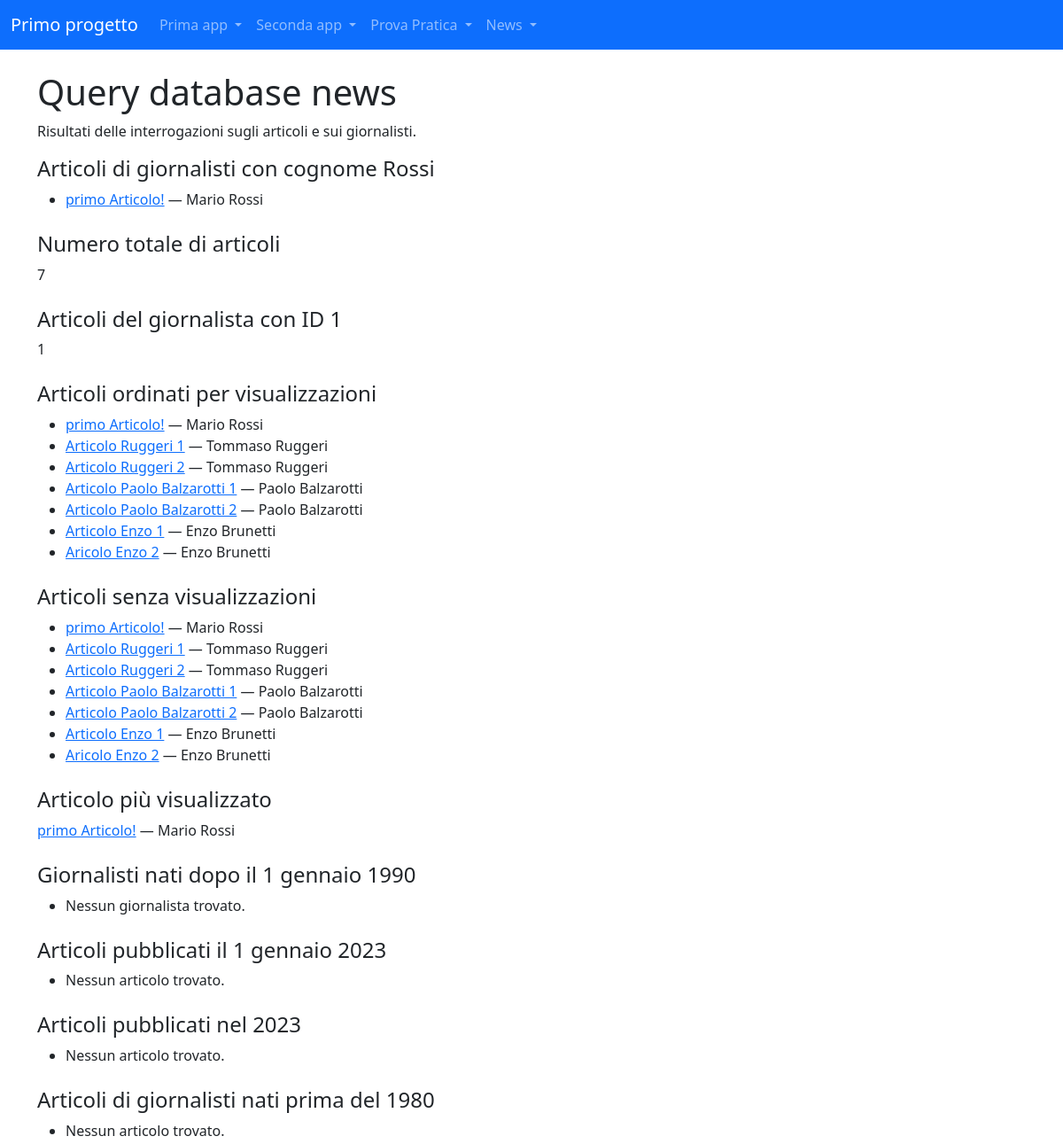
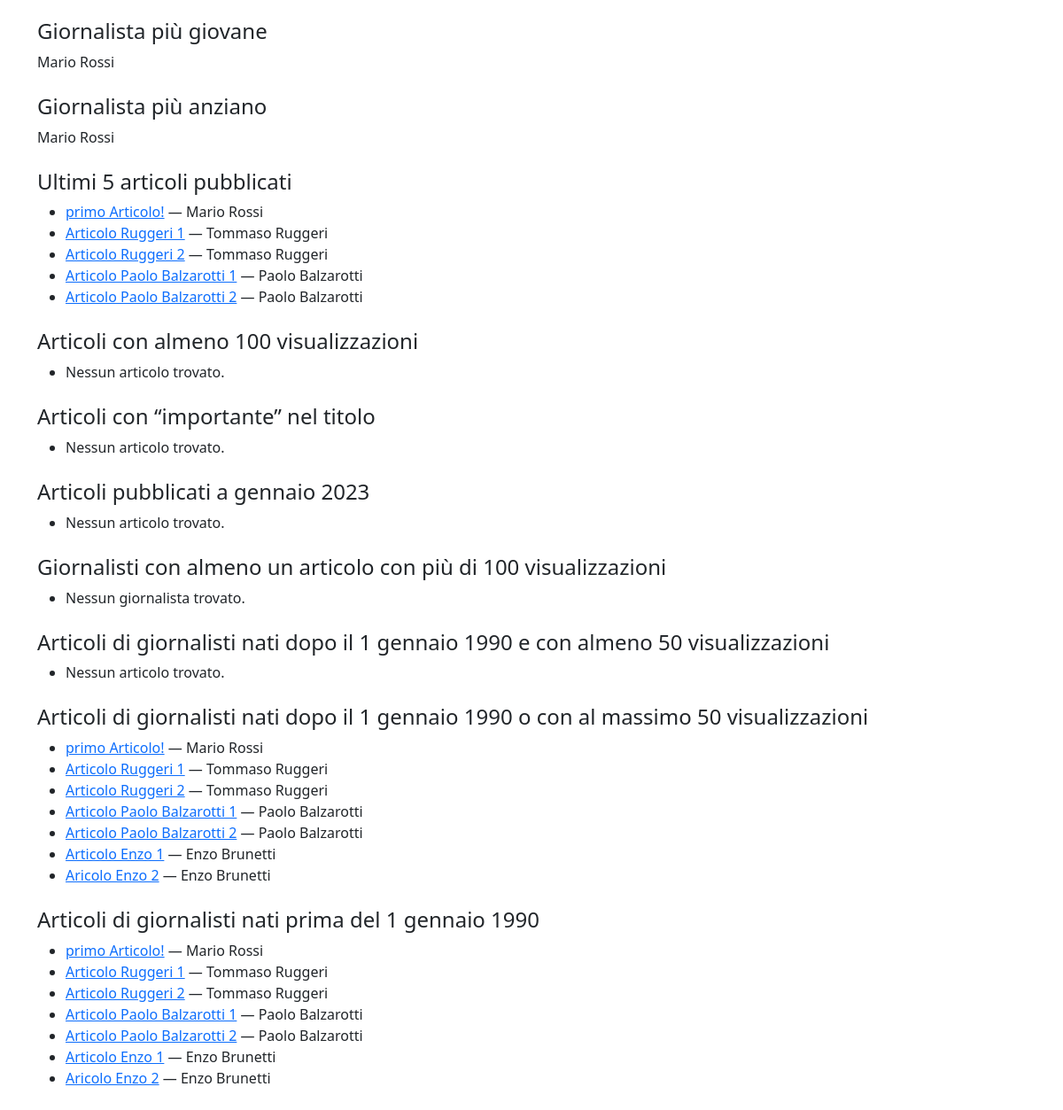
Page /news/query/ on the committed database (2 pictures, top to bottom).
### news/models.py (models this page shows, shortened)
class Articolo(models.Model):
    titolo = models.CharField(max_length=100)
    contenuto = models.TextField()
    giornalista = models.ForeignKey(Giornalista, on_delete=models.CASCADE, related_name='articoli')
    data = models.DateField(null=True, blank=True)
    visualizzazioni = models.PositiveIntegerField(default=0)
    class Meta:
        verbose_name = "Articolo"
        verbose_name_plural = "Articoli"

class Giornalista(models.Model):
    nome = models.CharField(max_length=20)
    cognome = models.CharField(max_length=20)
    anno_di_nascita = models.DateField(null=True, blank=True)
    def __str__(self):
        return self.nome + " " + self.cognome
    class Meta:
        verbose_name = "Giornalista"
        verbose_name_plural = "Giornalisti"

### news/views.py (the view)
# urls.py: path("query/", queryBase, name="query"),
def queryBase(request):
    articoli_cognome = Articolo.objects.filter(giornalista__cognome="Rossi")
    numero_totale = Articolo.objects.count()
    numero_articoli_giornalista_1 = Articolo.objects.filter(giornalista_id=1).count()
    articoli_ordinati = Articolo.objects.order_by("-visualizzazioni")
    articoli_senza_visual = Articolo.objects.filter(visualizzazioni=0)
    articolo_piu_visualizzato = Articolo.objects.order_by("-visualizzazioni").first()
    giornalisti_data = Giornalista.objects.filter(anno_di_nascita__gt=datetime.date(1990, 1, 1))
    articoli_del_giorno = Articolo.objects.filter(data=datetime.date(2023, 1, 1))
    articoli_periodo = Articolo.objects.filter(data__range=(datetime.date(2023, 1, 1), datetime.date(2023, 12, 31)))
    giornalisti_nati = Giornalista.objects.filter(anno_di_nascita__lt=datetime.date(1980, 1, 1))
    articoli_giornalisti = Articolo.objects.filter(giornalista__in=giornalisti_nati)
    giornalista_giovane = Giornalista.objects.order_by('anno_di_nascita').first()
    giornalista_anziano = Giornalista.objects.order_by('-anno_di_nascita').first()
    ultimi = Articolo.objects.order_by('-data')[:5]
    articoli_minime_visualizzazioni = Articolo.objects.filter(visualizzazioni__gte=100)
    articoli_parola = Articolo.objects.filter(titolo__icontains='importante')
    articoli_mese_anno = Articolo.objects.filter(data__month=1, data__year=2023)
    giornalisti_con_articoli_popolari = Giornalista.objects.filter(articoli__visualizzazioni__gte=100).distinct()
    """
    spiegazione dettagliata:
    Giornalista.objects: Inizia dalla classe del modello Giornalista.
    .filter(articoli__visualizzazioni__gte=100): Utilizza il metodo filter() per filtrare i giornalisti
    in base al campo visualizzazioni nel modello Articolo. La notazione articoli__visualizzazioni indica
    che si sta seguendo la relazione inversa dalla classe Giornalista alla classe Articolo attraverso
    il campo ForeignKey giornalista nel modello Articolo.
    .distinct(): E' un metodo assicura che i risultati siano distinti, eliminando eventuali duplicati.
    In questo caso, ciò è utile perché un giornalista potrebbe essere associato a più articoli che soddisfano
    il criterio, e vogliamo ottenere solo una volta ogni giornalista che ha scritto almeno un articolo popolare.
    """
    data = datetime.date(1990, 1, 1)
    visualizzazioni = 50
    articoli_con_and = Articolo.objects.filter(giornalista__anno_di_nascita__gt=data, visualizzazioni__gte=visualizzazioni)
    from django.db.models import Q
    articoli_con_or = Articolo.objects.filter(Q(giornalista__anno_di_nascita__gt=data) | Q(visualizzazioni__lte=visualizzazioni))
    articoli_con_not = Articolo.objects.filter(~Q(giornalista__anno_di_nascita__lt=data))
    articoli_con_not = Articolo.objects.exclude(giornalista__anno_di_nascita__lt=data)
    context = {
        'articoli_cognome': articoli_cognome,
        'numero_totale': numero_totale,
        'numero_articoli_giornalista_1': numero_articoli_giornalista_1,
        'articoli_ordinati': articoli_ordinati,
        'articoli_senza_visual': articoli_senza_visual,
        'articolo_piu_visualizzato': articolo_piu_visualizzato,
        'giornalisti_data': giornalisti_data,
        'articoli_del_giorno': articoli_del_giorno,
        'articoli_periodo': articoli_periodo,
        'articoli_giornalisti': articoli_giornalisti,
        'giornalista_giovane': giornalista_giovane,
        'giornalista_anziano': giornalista_anziano,
        'ultimi': ultimi,
        'articoli_minime_visualizzazioni': articoli_minime_visualizzazioni,
        'articoli_parola': articoli_parola,
        'articoli_mese_anno': articoli_mese_anno,
        'giornalisti_con_articoli_popolari': giornalisti_con_articoli_popolari,
        'articoli_con_and': articoli_con_and,
        'articoli_con_or': articoli_con_or,
        'articoli_con_not': articoli_con_not,
    }
    context['query_results'] = [
        {'label': 'Articoli di giornalisti con cognome Rossi', 'type': 'articles', 'value': articoli_cognome},
        {'label': 'Numero totale di articoli', 'type': 'count', 'value': numero_totale},
        {'label': 'Articoli del giornalista con ID 1', 'type': 'count', 'value': numero_articoli_giornalista_1},
        {'label': 'Articoli ordinati per visualizzazioni', 'type': 'articles', 'value': articoli_ordinati},
        {'label': 'Articoli senza visualizzazioni', 'type': 'articles', 'value': articoli_senza_visual},
        {'label': 'Articolo più visualizzato', 'type': 'article', 'value': articolo_piu_visualizzato},
        {'label': 'Giornalisti nati dopo il 1 gennaio 1990', 'type': 'journalists', 'value': giornalisti_data},
        {'label': 'Articoli pubblicati il 1 gennaio 2023', 'type': 'articles', 'value': articoli_del_giorno},
        {'label': 'Articoli pubblicati nel 2023', 'type': 'articles', 'value': articoli_periodo},
        {'label': 'Articoli di giornalisti nati prima del 1980', 'type': 'articles', 'value': articoli_giornalisti},
        {'label': 'Giornalista più giovane', 'type': 'journalist', 'value': giornalista_giovane},
        {'label': 'Giornalista più anziano', 'type': 'journalist', 'value': giornalista_anziano},
        {'label': 'Ultimi 5 articoli pubblicati', 'type': 'articles', 'value': ultimi},
        {'label': 'Articoli con almeno 100 visualizzazioni', 'type': 'articles', 'value': articoli_minime_visualizzazioni},
        {'label': 'Articoli con “importante” nel titolo', 'type': 'articles', 'value': articoli_parola},
        {'label': 'Articoli pubblicati a gennaio 2023', 'type': 'articles', 'value': articoli_mese_anno},
        {'label': 'Giornalisti con almeno un articolo con più di 100 visualizzazioni', 'type': 'journalists', 'value': giornalisti_con_articoli_popolari},
        {'label': 'Articoli di giornalisti nati dopo il 1 gennaio 1990 e con almeno 50 visualizzazioni', 'type': 'articles', 'value': articoli_con_and},
        {'label': 'Articoli di giornalisti nati dopo il 1 gennaio 1990 o con al massimo 50 visualizzazioni', 'type': 'articles', 'value': articoli_con_or},
        {'label': 'Articoli di giornalisti nati prima del 1 gennaio 1990', 'type': 'articles', 'value': articoli_con_not},
    ]
    return render(request, "news/query.html", context)

### news/templates/news/query.html (shortened to what this page needs)
{% extends 'base.html' %}
{% block content %}
    <h1>Query database news</h1>
    <p>Risultati delle interrogazioni sugli articoli e sui giornalisti.</p>
    {% for result in query_results %}
        <section class="mb-4">
            <h2 class="h4">{{ result.label }}</h2>
            {% if result.type == 'count' %}
                <p>{{ result.value }}</p>
            {% elif result.type == 'articles' %}
                <ul>
                    {% for articolo in result.value %}
                        <li>
                            <a href="{% url 'news:articolo_details' articolo.pk %}">{{ articolo.titolo }}</a>
                            — {{ articolo.giornalista }}
                        </li>
                    {% empty %}
                        <li>Nessun articolo trovato.</li>
                    {% endfor %}
                </ul>
            {% elif result.type == 'article' %}
                {% if result.value %}
                    <p><a href="{% url 'news:articolo_details' result.value.pk %}">{{ result.value.titolo }}</a> — {{ result.value.giornalista }}</p>
                {% else %}
                    <p>Nessun articolo trovato.</p>
                {% endif %}
            {% elif result.type == 'journalists' %}
                <ul>
                    {% for giornalista in result.value %}
                        <li>{{ giornalista }} — <a href="{% url 'news:lista_articoli_giornalista' giornalista.pk %}">Vedi gli articoli</a></li>
                    {% empty %}
                        <li>Nessun giornalista trovato.</li>
                    {% endfor %}
                </ul>
            {% elif result.type == 'journalist' %}
                {% if result.value %}
                    <p>{{ result.value }}</p>
                {% else %}
                    <p>Nessun giornalista trovato.</p>
                {% endif %}
            {% endif %}
        </section>
    {% endfor %}
{% endblock content %}

### rows in the picture
Articolo: titolo "primo Articolo!", giornalista "Mario Rossi", label "Articolo più visualizzato", value.titolo "primo Articolo!", value.giornalista "Mario Rossi"
Articolo: titolo "Articolo Ruggeri 1", giornalista "Tommaso Ruggeri"
Articolo: titolo "Articolo Ruggeri 2", giornalista "Tommaso Ruggeri"
Articolo: titolo "Articolo Paolo Balzarotti 1", giornalista "Paolo Balzarotti"
Articolo: titolo "Articolo Paolo Balzarotti 2", giornalista "Paolo Balzarotti"
Articolo: titolo "Articolo Enzo 1", giornalista "Enzo Brunetti"
Articolo: titolo "Aricolo Enzo 2", giornalista "Enzo Brunetti"
Giornalista: label "Giornalista più giovane", value "Mario Rossi", label "Giornalista più anziano"

### other values in the picture
{{ result.label }} "Articoli di giornalisti con cognome Rossi" "Numero totale di articoli" "Articoli del giornalista con ID 1" "Articoli ordinati per visualizzazioni" "Articoli senza visualizzazioni" "Giornalisti nati dopo il 1 gennaio 1990" "Articoli pubblicati il 1 gennaio 2023" "Articoli pubblicati nel 2023" "Articoli di giornalisti nati prima del 1980" "Ultimi 5 articoli pubblicati" "Articoli con almeno 100 visualizzazioni" "Articoli con “importante” nel titolo" "Articoli pubblicati a gennaio 2023" "Giornalisti con almeno un articolo con più di 100 visualizzazioni" "Articoli di giornalisti nati dopo il 1 gennaio 1990 e con almeno 50 visualizzazioni" "Articoli di giornalisti nati dopo il 1 gennaio 1990 o con al massimo 50 visualizzazioni" "Articoli di giornalisti nati prima del 1 gennaio 1990"
{{ result.value }} "7" "1"
